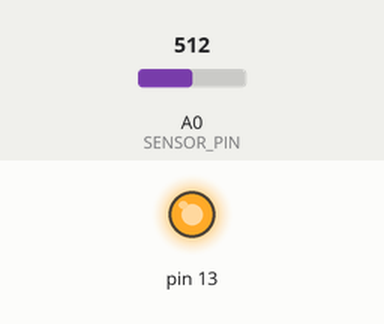
Simulated run of this sketch. Board: Arduino Nano, built with avr-gcc and run on an emulated ATmega328P. Parts: output pins drawn as LEDs (lit = HIGH). The inputs (shaded band) are chosen by the test bench; at power-on: A0 (SENSOR_PIN) = 512.

Above: at 0.1 s.
Timing chart, 0 to 1.6 s (numbered marks = the images above):
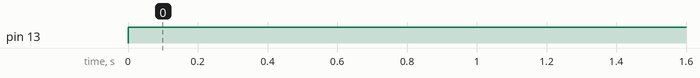

The sketch:

X-busEscVoltageSensor.ino
```cpp
// Spektrum X-BUS Telemetry ESC voltage sensor

  // All this work if an Arduino Nano if the bootloader is removed, i.e. this sketch upload usinf an ISP programmer.
  // With the bootloader, it also works if Rx is powered up 5s after the Arduino Nano, fails if powered up at the same time. Clock stretching does not help.
  // Takes up to 4-5s to get Arduino Nano I2C up and running. Spektrum 8010T starts a single poll sequence after some 350mS, and thus gets no respons.
  // Spektrum says: "We don't recommend clock stretching with the T-series receivers."
  // Looks like SCL is driven high active, not by a pullup, on the scope. I.e. not I2C compliant.... Or?

#include <Wire.h>

// A few basic types Spektrum depends on
#define INT8 char
#define INT16 short int
#define INT32 long int
#define INT64 long long int

#define UINT8 unsigned char
#define UINT16 unsigned short int
#define UINT32 unsigned long int
#define UINT64 unsigned long long int

#include "spektrumTelemetrySensors.h"

// select the analog voltage input pin
#define SENSOR_PIN A0

// Define voltage divider resistor values
#define RESISTOR_HIGH (330.0) // kOhms
#define RESISTOR_LOW (33.0)

#define ADC_SCALE 5.0/1023.0
#define SCALE ((double)((RESISTOR_LOW + RESISTOR_HIGH) / RESISTOR_LOW) * ADC_SCALE)

#define I2C_SDA_PIN A4
#define I2C_SCL_PIN A5

//Select which TM frame to use
#define USE_ESC_FRAME
//#define USE_RPM_FRAME

#define TELE_DEVICE_ESC (0x20) // ESC
#define TELE_DEVICE_RPM (0x7e) // RPM

#define NO_DATA 0xff
#define INT_NO_DATA 0xffff
#define UINT_NO_DATA_BE 0x7fff
#define UINT_NO_DATA_LE 0xff7f

typedef union
{
  unsigned char raw[2];
  unsigned int value;
} endianBuff_u;


#ifdef USE_ESC_FRAME
#define IDENTIFIER  TELE_DEVICE_ESC
#endif

#ifdef USE_RPM_FRAME
#define IDENTIFIER  TELE_DEVICE_RPM
#endif


// Globals
int once = 1;

UN_TELEMETRY TmBuffer = {IDENTIFIER, 0, NO_DATA, NO_DATA, NO_DATA, NO_DATA, NO_DATA, NO_DATA, NO_DATA, NO_DATA, NO_DATA, NO_DATA, NO_DATA, NO_DATA, NO_DATA, NO_DATA};


unsigned int SwapEndian(unsigned int i)
{
  endianBuff_u b;
  unsigned char temp;

  b.value = i;
  //Swap bytes
  temp     = b.raw[0];
  b.raw[0] = b.raw[1];
  b.raw[1] = temp;

  return(b.value);
}

void requestEvent()
{
  Wire.write(TmBuffer.raw, sizeof(TmBuffer) );
}

void setup()
{

  pinMode(13,OUTPUT);
  digitalWrite(13,LOW);           // Debug LED and scope trigger

  Wire.begin(IDENTIFIER);         // join i2c bus with a slave address
  Wire.onRequest(requestEvent);   // register event
}

void loop()
{
  if (once)
  {
    once = 0;
    digitalWrite(13, HIGH);
  }

  // read the value from the ADC:
  unsigned int sensorValue = analogRead(SENSOR_PIN);

  // compute real voltage
  double voltage = (double)(sensorValue) * SCALE;
  unsigned short int centiVoltage= (unsigned short int) (voltage * 100.0);

#ifdef USE_ESC_FRAME
  TmBuffer.esc.voltsInput = SwapEndian(centiVoltage);
  TmBuffer.esc.tempBEC    = UINT_NO_DATA_LE; // Odd...
#endif

#ifdef USE_RPM_FRAME
  TmBuffer.rpm.volts = SwapEndian(centiVoltage);
#endif

}
```

Source omitted: spektrumTelemetrySensors.h (54733 bytes)

Measured:
- by itself, pin 13: LOW → HIGH at 0.00 s
